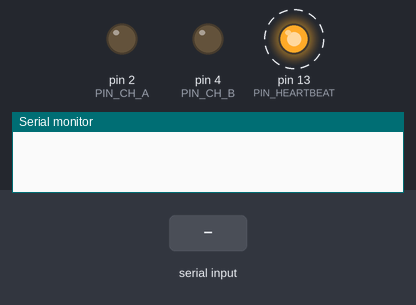
The sketch below on a simulated Teensy 4. Parts: output pins drawn as LEDs (lit = HIGH), the last lines printed to the serial monitor. Dashed ring = blinking. Inputs (shaded band) come from the test bench.

Above: at 0.1 s.
At 1.4 s:
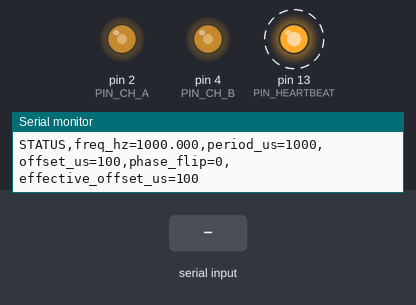
1.5 s: "90 45\n" received over Serial
4.5 s: "p90\n" received over Serial
7.5 s: "f\n" received over Serial
Timing chart, 0 to 16.5 s (numbered marks = the images above; inputs shaded):
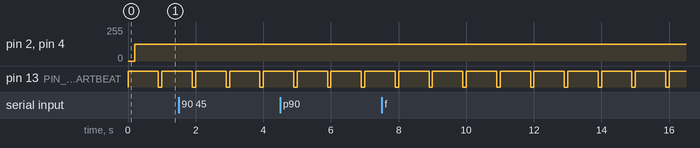

The sketch:

dual_squarewave_generator_pwm.ino
```cpp
#include <Arduino.h>

// Teensy 4.1 low-jitter dual square-wave generator (PWM version).
// - CH A and CH B are 50% duty cycle square waves from hardware PWM.
// - CH B can be offset from CH A by a configurable startup offset.
// - Optional 180 deg phase flip can be applied on top of offset.
// - NOTE: On these PWM pins, practical hardware floor is about 17.88 Hz.
//
// Serial commands (USB):
//   f <hz>   : set frequency in Hz (both channels)
//   o <us>   : set offset in microseconds (CH B relative to CH A)
//   p <0|1>  : phase flip off/on (adds 180 deg)
//   s        : print current settings
//   h        : print help

// Use pins on different PWM timers so each channel can be started independently.
// Teensy 4.1:
//   Pin 2 -> FlexPWM4.2
//   Pin 4 -> FlexPWM2.0
static constexpr uint8_t PIN_CH_A = 2;
static constexpr uint8_t PIN_CH_B = 4;
static constexpr uint8_t PIN_HEARTBEAT = LED_BUILTIN;

static constexpr float FREQ_MIN_HZ = 17.88f; // hardware PWM floor is ~17.88 Hz
static constexpr float FREQ_MAX_HZ = 500000.0f; // practical upper bound depends on resolution
static constexpr uint8_t PWM_BITS = 12;
static constexpr uint16_t PWM_50 = (1u << (PWM_BITS - 1)); // 50%
static constexpr uint32_t HEARTBEAT_ON_MS = 900;
static constexpr uint32_t HEARTBEAT_OFF_MS = 100;

struct WaveConfig {
  float freq_hz;
  uint32_t offset_us;
  bool phase_flip;
};

static WaveConfig cfg = {
  1000.0f, // 1 kHz default
  100,     // 100 us default offset
  false
};

static uint32_t effective_offset_us = 100;

static bool reconfigure_requested = true;
static bool heartbeat_on = true;
static uint32_t heartbeat_next_ms = 0;

static uint32_t phase_us_for_config(const WaveConfig &c)
{
  const float period_f = 1000000.0f / c.freq_hz;
  const uint32_t period_us = (uint32_t)(period_f + 0.5f);
  if (period_us == 0) return 0;

  const uint32_t base = c.offset_us % period_us;
  if (!c.phase_flip) return base;

  const uint32_t half = period_us / 2U;
  return (base + half) % period_us;
}

static void print_status()
{
  const float period_f = 1000000.0f / cfg.freq_hz;
  const uint32_t period_us = (uint32_t)(period_f + 0.5f);

  Serial.print("STATUS,freq_hz=");
  Serial.print(cfg.freq_hz, 3);
  Serial.print(",period_us=");
  Serial.print(period_us);
  Serial.print(",offset_us=");
  Serial.print(cfg.offset_us);
  Serial.print(",phase_flip=");
  Serial.print(cfg.phase_flip ? 1 : 0);
  Serial.print(",effective_offset_us=");
  Serial.println(effective_offset_us);
}

static void print_help()
{
  Serial.println("Commands:");
  Serial.println("  f <hz>   set frequency (17.88 .. 500000)");
  Serial.println("  o <us>   set offset in microseconds");
  Serial.println("  p <0|1>  phase flip off/on (adds 180 deg)");
  Serial.println("  s        show status");
  Serial.println("  h        help");
}

static void pwm_stop_low(uint8_t pin)
{
  analogWrite(pin, 0);
  pinMode(pin, OUTPUT);
  digitalWriteFast(pin, LOW);
}

static void wait_us_blocking(uint32_t delay_us)
{
  const uint32_t start = micros();
  while ((uint32_t)(micros() - start) < delay_us) {
    // Busy wait only during reconfiguration to maximize phase-start precision.
  }
}

static void heartbeat_update()
{
  const uint32_t now = millis();
  if ((int32_t)(now - heartbeat_next_ms) < 0) return;

  heartbeat_on = !heartbeat_on;
  digitalWriteFast(PIN_HEARTBEAT, heartbeat_on ? HIGH : LOW);
  heartbeat_next_ms = now + (heartbeat_on ? HEARTBEAT_ON_MS : HEARTBEAT_OFF_MS);
}

static void apply_config()
{
  pwm_stop_low(PIN_CH_A);
  pwm_stop_low(PIN_CH_B);

  effective_offset_us = phase_us_for_config(cfg);

  analogWriteFrequency(PIN_CH_A, cfg.freq_hz);
  analogWriteFrequency(PIN_CH_B, cfg.freq_hz);

  // Start A, then delay, then start B.
  // This offset only affects startup phase; after start both channels are hardware-driven.
  analogWrite(PIN_CH_A, PWM_50);
  if (effective_offset_us > 0) {
    wait_us_blocking(effective_offset_us);
  }
  analogWrite(PIN_CH_B, PWM_50);

  Serial.println("OK,reconfigured");
  print_status();
}

static void handle_serial_line(char *line)
{
  while (*line == ' ' || *line == '\t') line++;
  if (*line == '\0') return;

  if (*line == 's') {
    print_status();
    return;
  }
  if (*line == 'h') {
    print_help();
    return;
  }

  char cmd = *line++;
  while (*line == ' ' || *line == '\t') line++;

  if (cmd == 'f') {
    float hz = atof(line);
    if (!(hz >= FREQ_MIN_HZ && hz <= FREQ_MAX_HZ)) {
      Serial.println("ERR,freq_out_of_range");
      return;
    }
    cfg.freq_hz = hz;
    reconfigure_requested = true;
    return;
  }

  if (cmd == 'o') {
    long v = atol(line);
    if (v < 0) {
      Serial.println("ERR,offset_must_be_non_negative");
      return;
    }
    cfg.offset_us = (uint32_t)v;
    reconfigure_requested = true;
    return;
  }

  if (cmd == 'p') {
    int v = atoi(line);
    if (!(v == 0 || v == 1)) {
      Serial.println("ERR,phase_flip_use_0_or_1");
      return;
    }
    cfg.phase_flip = (v == 1);
    reconfigure_requested = true;
    return;
  }

  Serial.println("ERR,unknown_command");
}

void setup()
{
  pinMode(PIN_CH_A, OUTPUT);
  pinMode(PIN_CH_B, OUTPUT);
  pinMode(PIN_HEARTBEAT, OUTPUT);
  digitalWriteFast(PIN_CH_A, LOW);
  digitalWriteFast(PIN_CH_B, LOW);
  digitalWriteFast(PIN_HEARTBEAT, HIGH);
  analogWriteResolution(PWM_BITS);
  heartbeat_on = true;
  heartbeat_next_ms = millis() + HEARTBEAT_ON_MS;

  Serial.begin(115200);
  delay(200);

  Serial.println("BOOT,dual_squarewave_generator_pwm");
  print_help();
}

void loop()
{
  heartbeat_update();

  if (reconfigure_requested) {
    reconfigure_requested = false;
    apply_config();
  }

  static char line[64];
  static size_t len = 0;

  while (Serial.available()) {
    char c = (char)Serial.read();
    if (c == '\r') continue;
    if (c == '\n') {
      line[len] = '\0';
      handle_serial_line(line);
      len = 0;
      continue;
    }
    if (len < sizeof(line) - 1) {
      line[len++] = c;
    }
  }
}
```

Measured:
- by itself, pin 13 (PIN_HEARTBEAT): alternates HIGH for 0.90 s and LOW for 0.10 s
